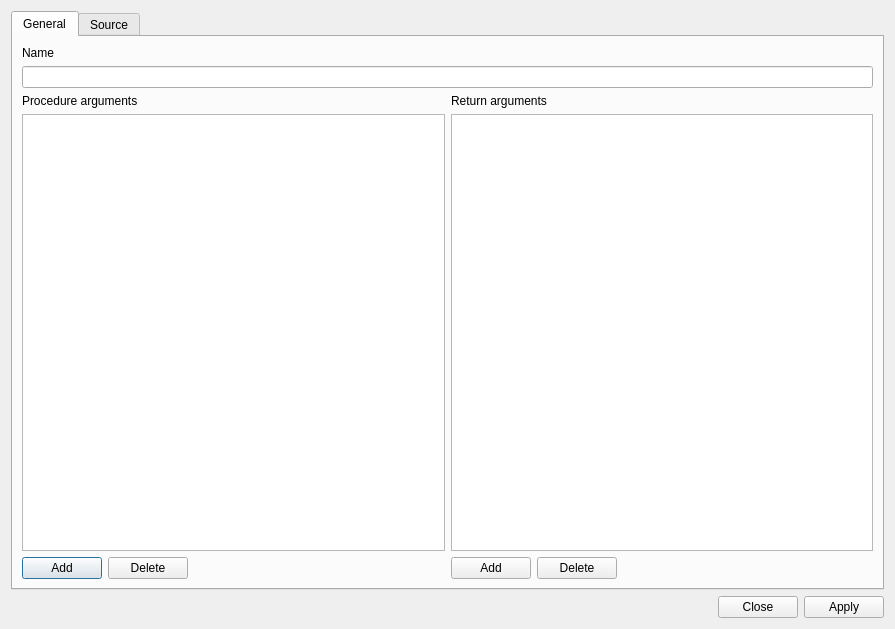
<?xml version="1.0" encoding="UTF-8"?>
<ui version="4.0">
 <class>FirebirdProcedureForm</class>
 <widget class="QDialog" name="FirebirdProcedureForm">
  <property name="geometry">
   <rect>
    <x>0</x>
    <y>0</y>
    <width>895</width>
    <height>629</height>
   </rect>
  </property>
  <property name="windowTitle">
   <string>Dialog</string>
  </property>
  <layout class="QVBoxLayout" name="verticalLayout">
   <item>
    <widget class="QTabWidget" name="tabWidget">
     <property name="currentIndex">
      <number>0</number>
     </property>
     <widget class="QWidget" name="tGeneral">
      <attribute name="title">
       <string>General</string>
      </attribute>
      <layout class="QVBoxLayout" name="verticalLayout_5">
       <item>
        <widget class="QLabel" name="lblName">
         <property name="text">
          <string>Name</string>
         </property>
        </widget>
       </item>
       <item>
        <widget class="QLineEdit" name="edtName"/>
       </item>
       <item>
        <layout class="QHBoxLayout" name="horizontalLayout">
         <item>
          <layout class="QVBoxLayout" name="verticalLayout_4">
           <item>
            <widget class="QLabel" name="lblInputArguments">
             <property name="text">
              <string>Procedure arguments</string>
             </property>
            </widget>
           </item>
           <item>
            <widget class="QTableView" name="tvInputArguments">
             <attribute name="horizontalHeaderStretchLastSection">
              <bool>true</bool>
             </attribute>
            </widget>
           </item>
           <item>
            <layout class="QHBoxLayout" name="horizontalLayout_4">
             <item>
              <widget class="QPushButton" name="btnAddInputArg">
               <property name="text">
                <string>Add</string>
               </property>
               <property name="icon">
                <iconset resource="../../sdk/icons.qrc">
                 <normaloff>:/icons/table_row_add.png</normaloff>:/icons/table_row_add.png</iconset>
               </property>
              </widget>
             </item>
             <item>
              <widget class="QPushButton" name="btnDeleteInputArg">
               <property name="text">
                <string>Delete</string>
               </property>
               <property name="icon">
                <iconset resource="../../sdk/icons.qrc">
                 <normaloff>:/icons/table_row_delete.png</normaloff>:/icons/table_row_delete.png</iconset>
               </property>
              </widget>
             </item>
             <item>
              <spacer name="horizontalSpacer_3">
               <property name="orientation">
                <enum>Qt::Horizontal</enum>
               </property>
               <property name="sizeHint" stdset="0">
                <size>
                 <width>40</width>
                 <height>20</height>
                </size>
               </property>
              </spacer>
             </item>
            </layout>
           </item>
          </layout>
         </item>
         <item>
          <layout class="QVBoxLayout" name="verticalLayout_3">
           <item>
            <widget class="QLabel" name="lblOutputArguments">
             <property name="text">
              <string>Return arguments</string>
             </property>
            </widget>
           </item>
           <item>
            <widget class="QTableView" name="tvOutputArguments">
             <attribute name="horizontalHeaderStretchLastSection">
              <bool>true</bool>
             </attribute>
            </widget>
           </item>
           <item>
            <layout class="QHBoxLayout" name="horizontalLayout_2">
             <item>
              <widget class="QPushButton" name="btnAddOutputArg">
               <property name="text">
                <string>Add</string>
               </property>
               <property name="icon">
                <iconset resource="../../sdk/icons.qrc">
                 <normaloff>:/icons/table_row_add.png</normaloff>:/icons/table_row_add.png</iconset>
               </property>
              </widget>
             </item>
             <item>
              <widget class="QPushButton" name="btnDeleteOutputArg">
               <property name="text">
                <string>Delete</string>
               </property>
               <property name="icon">
                <iconset resource="../../sdk/icons.qrc">
                 <normaloff>:/icons/table_row_delete.png</normaloff>:/icons/table_row_delete.png</iconset>
               </property>
              </widget>
             </item>
             <item>
              <spacer name="horizontalSpacer_2">
               <property name="orientation">
                <enum>Qt::Horizontal</enum>
               </property>
               <property name="sizeHint" stdset="0">
                <size>
                 <width>40</width>
                 <height>20</height>
                </size>
               </property>
              </spacer>
             </item>
            </layout>
           </item>
          </layout>
         </item>
        </layout>
       </item>
      </layout>
     </widget>
     <widget class="QWidget" name="tSource">
      <attribute name="title">
       <string>Source</string>
      </attribute>
      <layout class="QVBoxLayout" name="verticalLayout_2">
       <item>
        <widget class="QPlainTextEdit" name="teSource"/>
       </item>
      </layout>
     </widget>
    </widget>
   </item>
   <item>
    <layout class="QHBoxLayout" name="horizontalLayout_3">
     <item>
      <spacer name="horizontalSpacer">
       <property name="orientation">
        <enum>Qt::Horizontal</enum>
       </property>
       <property name="sizeHint" stdset="0">
        <size>
         <width>40</width>
         <height>20</height>
        </size>
       </property>
      </spacer>
     </item>
     <item>
      <widget class="QPushButton" name="btnClose">
       <property name="text">
        <string>Close</string>
       </property>
       <property name="icon">
        <iconset resource="../../sdk/icons.qrc">
         <normaloff>:/icons/cross.png</normaloff>:/icons/cross.png</iconset>
       </property>
      </widget>
     </item>
     <item>
      <widget class="QPushButton" name="btnApply">
       <property name="text">
        <string>Apply</string>
       </property>
       <property name="icon">
        <iconset resource="../../sdk/icons.qrc">
         <normaloff>:/icons/tick.png</normaloff>:/icons/tick.png</iconset>
       </property>
      </widget>
     </item>
    </layout>
   </item>
  </layout>
 </widget>
 <resources>
  <include location="../../sdk/icons.qrc"/>
  <include location="../../sdk/icons.qrc"/>
  <include location="../../sdk/icons.qrc"/>
  <include location="../../sdk/icons.qrc"/>
  <include location="../../sdk/icons.qrc"/>
  <include location="../../sdk/icons.qrc"/>
 </resources>
 <connections/>
</ui>
